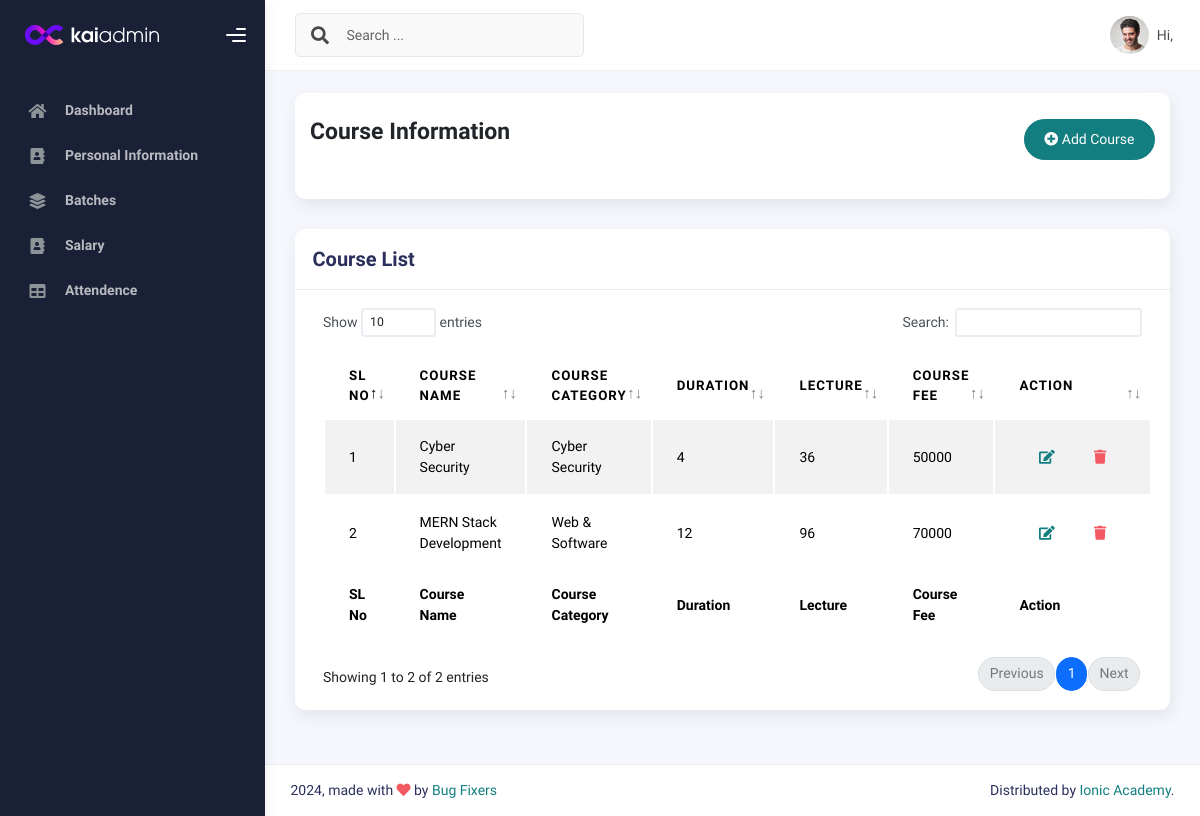
Before: /courselist/ (signed in) with the older database file.
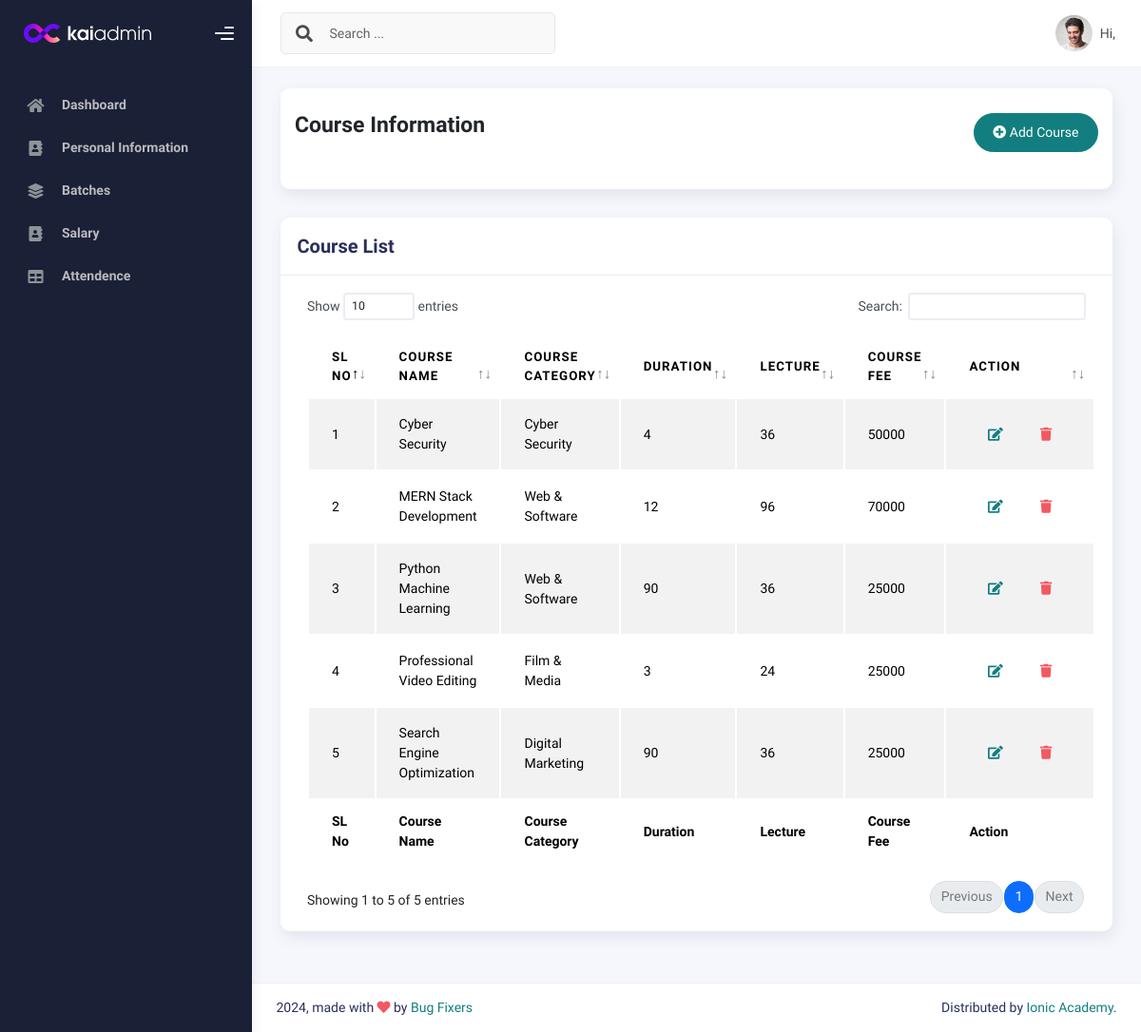
After: the same page with the newer database file.
### IMSapp/models.py (models this page shows, shortened)
class CourseInfoModel(models.Model):
    CourseName=models.CharField(max_length=150, null=True)
    Sologan=models.CharField(max_length=100, null=True)
    ShortSummary=models.CharField(max_length=150, null=True)
    CourseCategory=models.ForeignKey(CourseCategoryModel,on_delete=models.SET_NULL,related_name='coursecategory', null=True)
    Lecture=models.IntegerField(null=True)
    CourseDuration=models.IntegerField(null=True)
    WeeklyClass=models.IntegerField(null=True)
    ClassDuration=models.IntegerField(null=True)
    TotalProject=models.IntegerField(null=True)
    CourseOverview=models.TextField(null=True)
    CourseCurrriculum=models.TextField(null=True)
    Software=models.TextField(max_length=200, null=True)
    CourseFor=models.TextField(null=True)
    JobPositions=models.TextField(null=True)
    CourseFee=models.IntegerField(null=True)
    IntroVideo=models.CharField(max_length=200, null=True)
    CourseImage=models.ImageField(upload_to='courseImage', null=True)

class CourseCategoryModel(models.Model):
    CategoryName = models.CharField(max_length=100,null=True)
    def __str__(self):
        return self.CategoryName

### IMSapp/courseviews.py (the view)
# urls.py: path('courselist/',courselist,name="courselist"),
@login_required
def courselist(request):
    coursedata = CourseInfoModel.objects.all()
    context = {
        'coursedata':coursedata
    }
    return render(request,'courses/courselist.html',context)

### IMSapp/templates/courses/courselist.html
{% extends "profilemaster/master.html" %}
{% block content %}
<div class="col-sm-12 col-md-12">
    <div class="card card-stats card-round">
        <div class="card-body">
            <div class="d-flex align-items-left align-items-md-center flex-column flex-md-row pt-2 pb-4">
                <div>
                    <h3 class="fw-bold mb-3">Course Information</h3>
                </div>
                <div class="ms-md-auto py-2 py-md-0">
                    <a href="{% url 'addcourse' %}" class="btn btn-primary btn-round"><i class="fas fa-plus-circle"></i> Add Course</a>
                </div>
            </div>
        </div>
    </div>
</div>
<div class="col-md-12">
    <div class="card">
      <div class="card-header">
        <h4 class="card-title">Course List</h4>
      </div>
      <div class="card-body">
        <div class="table-responsive">
          <table id="basic-datatables" class="display table table-striped table-hover">
            <thead>
              <tr>
                <th>SL No</th>
                <th>Course Name</th>
                <th>Course Category</th>
                <th>Duration</th>
                <th>Lecture</th>
                <th>Course Fee</th>
                <th>Action</th>
              </tr>
            </thead>
            <tfoot>
              <tr>
                <th>SL No</th>
                <th>Course Name</th>
                <th>Course Category</th>
                <th>Duration</th>
                <th>Lecture</th>
                <th>Course Fee</th>
                <th>Action</th>
              </tr>
            </tfoot>
            <tbody>
              {% for i in coursedata %}
                <tr>
                  <td>{{forloop.counter}}</td>
                  <td>{{i.CourseName}}</td>
                  <td>{{i.CourseCategory}}</td>
                  <td>{{i.CourseDuration}}</td>
                  <td>{{i.Lecture}}</td>
                  <td>{{i.CourseFee}}</td>
                  <td>
                    <div class="form-button-action">
                      <a href="{% url 'editcourse' i.id %}" class="btn btn-link btn-primary btn-md">
                        <i class="fa fa-edit"></i>
                      </a>
                      <a href="{% url 'deletecourse' i.id %}" class="btn btn-link btn-danger btn-md">
                        <i class="fa fa-trash"></i>
                      </a>
                    </div>
                  </td>
                </tr>
              {% endfor %}
            </tbody>
          </table>
        </div>
      </div>
    </div>
  </div>
{% endblock content %}

### IMSapp/templates/profilemaster/master.html (shortened to what this page needs)
{% load static %}
<!DOCTYPE html>
<html lang="en">
<head>
  <link rel="stylesheet" href="{% static 'profileassets/css/bootstrap.min.css' %}" />
  <link rel="stylesheet" href="{% static 'profileassets/css/plugins.min.css' %}" />
  <link rel="stylesheet" href="{% static 'profileassets/css/kaiadmin.min.css' %}" />
  <link rel="stylesheet" href="{% static 'profileassets/css/demo.css' %}" />
</head>
<body>
  <div class="wrapper">
    {% include 'profilemaster/sidebar.html' %}
    <div class="main-panel">
        {% include 'profilemaster/header.html' %}
    <div class="container">
      <div class="page-inner">
        {% block content %}
        {% endblock content %}
        </div>
      </div>
        {% include 'profilemaster/footer.html' %}
    </div>
  </div>
</body>
</html>

### IMSapp/templates/profilemaster/sidebar.html (shortened to what this page needs)
{% load static %}
<div class="sidebar" data-background-color="dark">
  <div class="sidebar-logo">
    <div class="logo-header" data-background-color="dark">
      <a href="index.html" class="logo">
        <img src="{% static 'profileassets/img/kaiadmin/logo_light.svg' %}" alt="navbar brand" class="navbar-brand"
          height="20" />
      </a>
      <div class="nav-toggle">
        <button class="btn btn-toggle toggle-sidebar">
          <i class="gg-menu-right"></i>
        </button>
      </div>
    </div>
  </div>
  <div class="sidebar-wrapper scrollbar scrollbar-inner">
    <div class="sidebar-content">
      <ul class="nav nav-secondary">
        <li class="nav-item">
          <a href="{% url 'dashboard' %}">
            <i class="fas fa-home"></i>
            <p>Dashboard</p>
          </a>
        </li>
        {% if user.UserType == 'Authority' %}
        <li class="nav-item">
          <a href="{% url 'studentList' %}">
            <i class="fas fa-user-graduate"></i>
            <p>Students</p>
          </a>
        </li>
        <li class="nav-item">
          <a href="{% url 'teacherlist' %}">
            <i class="fas fa-chalkboard-teacher"></i>
            <p>Teachers</p>
          </a>
        </li>
        <li class="nav-item">
          <a href="{% url 'stafflist' %}">
            <i class="fas fa-user-tie"></i>
            <p>Staffs</p>
          </a>
        </li>
        <li class="nav-item {% if path == '/batchlist/' %}active{% endif %}">
          <a href="{% url 'batchlist' %}">
            <i class="fas fa-layer-group"></i>
            <p>Batches</p>
          </a>
        </li>
        <li class="nav-item">
          <a href="{% url 'enrollcourselist' %}">
            <i class="fas fa-id-card"></i>
            <p>Enroll Course</p>
          </a>
        </li>
        <li class="nav-item">
          <a href="{% url 'categorylist' %}">
            <i class="fas fa-clipboard-list"></i>
            <p>Course Category</p>
          </a>
        </li>
        <li class="nav-item">
          <a href="{% url 'courselist' %}">
            <i class="fas fa-book"></i>
            <p>Courses</p>
          </a>
        </li>
        </li>
        <li class="nav-item">
          <a href="{% url 'studentAttendance' %}">
            <i class="fas fa-table"></i>
            <p> Attendence</p>
          </a>
        </li>
        <li class="nav-item active">
          <a>
            <p>Payment Info</p>
          </a>
        </li>
        <li class="nav-item">
          <a data-bs-toggle="collapse" href="" class="collapsed" aria-expanded="false">
            <i class="fas fa-wallet"></i>
            <p>Student Payment</p>
          </a>
        </li>
        <li class="nav-item">
          <a data-bs-toggle="collapse" href="" class="collapsed" aria-expanded="false">
            <i class="fas fa-credit-card"></i>
            <p>Teacher & Staff Payment</p>
          </a>
        </li>
        <li class="nav-item active">
          <a>
            <p>Website Info</p>
          </a>
        </li>
        <li class="nav-item">
          <a href="{% url 'reviewlist' %}">
            <i class="fa fa-comment"></i>
            <p>Review</p>
          </a>
        </li>
        <li class="nav-item">
          <a href="{% url 'contactlist' %}">
            <i class="fas fa-address-book"></i>
            <p>Contact Info</p>
          </a>
        </li>
      {% elif user.UserType == 'Teacher' %}
        <li class="nav-item">
          <a href="{% url 'teacherpersonalinfo' %}">
            <i class="fas fa-address-book"></i>
            <p>Personal Information</p>
          </a>
        </li>
        <li class="nav-item">
          <a href="{% url 'teacherbatchinfo' %}">
            <i class="fas fa-layer-group"></i>
            <p>Batches</p>
          </a>
        </li>
        <li class="nav-item">
          <a href="{% url 'teachersalaryinfo' %}">
            <i class="fas fa-address-book"></i>
            <p>Salary</p>
          </a>
        </li>
        <li class="nav-item">
          <a href="{% url 'teacherattendence' %}">
            <i class="fas fa-table"></i>
            <p> Attendence</p>
          </a>
        </li>
        {% endif %}
      </ul>
    </div>
  </div>
</div>

### IMSapp/templates/profilemaster/header.html (shortened to what this page needs)
{% load static %}
<div class="main-header">
    <nav class="navbar navbar-header navbar-header-transparent navbar-expand-lg border-bottom">
      <div class="container-fluid">
        <nav class="navbar navbar-header-left navbar-expand-lg navbar-form nav-search p-0 d-none d-lg-flex">
          <div class="input-group">
            <div class="input-group-prepend">
              <button type="submit" class="btn btn-search pe-1">
                <i class="fa fa-search search-icon"></i>
              </button>
            </div>
            <input type="text" placeholder="Search ..." class="form-control" />
          </div>
        </nav>
        <ul class="navbar-nav topbar-nav ms-md-auto align-items-center">
          <li class="nav-item topbar-user dropdown hidden-caret">
            <a class="dropdown-toggle profile-pic" data-bs-toggle="dropdown" href="#" aria-expanded="false">
              <div class="avatar-sm">
                <img src="{% static 'profileassets/img/profile.jpg' %}" alt="..." class="avatar-img rounded-circle" />
              </div>
              <span class="profile-username">
                <span class="op-7">Hi,</span>
              </span>
            </a>
          </li>
        </ul>
      </div>
    </nav>
  </div>

### IMSapp/templates/profilemaster/footer.html
<footer class="footer">
    <div class="container-fluid d-flex justify-content-between">
      <div class="copyright">
        2024, made with <i class="fa fa-heart heart text-danger"></i> by
        <a href="">Bug Fixers</a>
      </div>
      <div>
        Distributed by
        <a target="_blank" href="">Ionic Academy</a>.
      </div>
    </div>
  </footer>

Changed rows visible on the page:
added CourseInfoModel: CourseName "Python Machine Learning", CourseCategory "Web & Software", CourseDuration "90", Lecture "36", CourseFee "25000"
added CourseInfoModel: CourseName "Professional Video Editing", CourseCategory "Film & Media", CourseDuration "3", Lecture "24", CourseFee "25000"
added CourseInfoModel: CourseName "Search Engine Optimization", CourseCategory "Digital Marketing", CourseDuration "90", Lecture "36", CourseFee "25000"
Other visible differences:
text written by a page script: "Show entries Search: Showing 1 to 2 of 2 entries Previous 1 Next" → "Show entries Search: Showing 1 to 5 of 5 entries Previous 1 Next"
